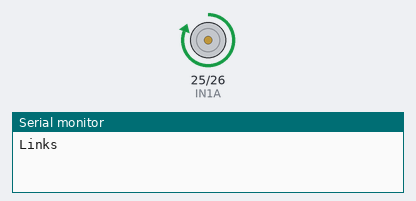
A sketch run on a simulated ESP32. Parts: motor-driver pin pairs drawn as motors (green arrow = first pin HIGH = forward, orange = second pin HIGH = backward, longer = more drive), the last lines printed to the serial monitor.

Above: at 5.0 s.
At 10.2 s:
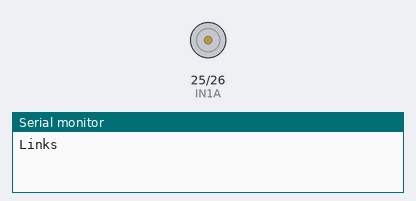
At 15.5 s:
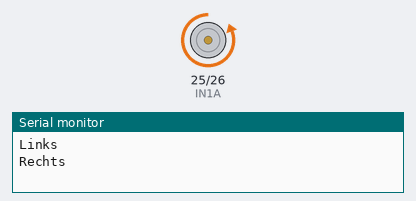
Timing chart, 0 to 27.3 s (numbered marks = the images above):
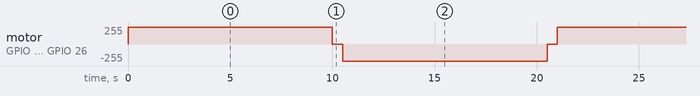

Measured:
- by itself, motor on GPIO 25 (IN1A) / GPIO 26 (IN2A): repeats every 21.0 s: stopped 0.50 s, backward 255/255 10.0 s, stopped 0.50 s, forward 255/255 10.0 s

The sketch:

DcMotorTesten.ino
```cpp
const int IN1A = 25;  // Richting pin 1
const int IN2A = 26;  // Richting pin 2

void setup() {
  pinMode(IN1A, OUTPUT);
  pinMode(IN2A, OUTPUT);

  Serial.begin(9600);

}

void loop() {
  // links
  Serial.println("Links");
  digitalWrite(IN1A, HIGH);
  digitalWrite(IN2A, LOW);
  delay(10000);

  // Stop kort
  digitalWrite(IN1A, LOW);
  digitalWrite(IN2A, LOW);
  delay(500);

  // Rechts
  Serial.println("Rechts");
  digitalWrite(IN1A, LOW);
  digitalWrite(IN2A, HIGH);
  delay(10000);

  // Stop kort
  digitalWrite(IN1A, LOW);
  digitalWrite(IN2A, LOW);
  delay(500);
}
```
